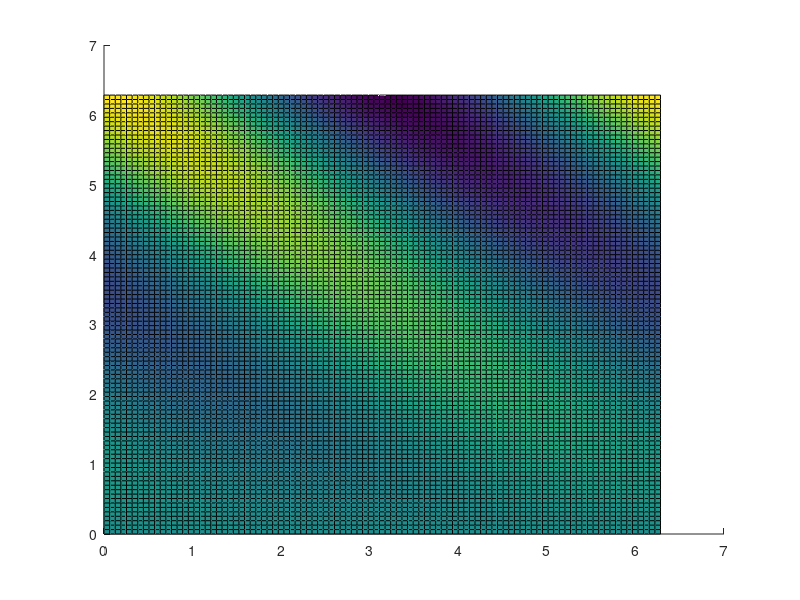

MATLAB code to generate this figure: (Note: this script raises an error after producing the figure.)
% motivatingexp2.m
%%
close all

x = linspace(0,2*pi,100);
y = linspace(0,2*pi,100);
[X,Y] = meshgrid(x,y);
Z = Y.*cos(X+Y)+2*pi;

x_intersect = [2,2];
y_intersect = [0,2*pi];
[X_intersect,Y_intersect] = meshgrid(x_intersect,y_intersect);
Z_intersect = [0,4*pi;0,4*pi];

xb = 2*ones(size(x));
yb = y;
zb = yb.*cos(xb+yb)+2*pi;

figure
hold on
s = surf(X,Y,Z);
s.EdgeColor = 'none';
s.FaceColor = [0,0,0.8];
s.FaceAlpha = 0.2;
s_intersect = surf(X_intersect,Y_intersect,Z_intersect);
s_intersect.EdgeColor = 'none';
s_intersect.FaceColor = [0.8,0,0];
s_intersect.FaceAlpha = 0.2;
plot3(xb,yb,zb,'r-','linewidth',2)
plot3([2,2,2,2],[0,0,2*pi,2*pi],[0*cos(2+0)+2*pi,0,0,2*pi*cos(2+2*pi)+2*pi],'r-','linewidth',2)
grid on
xlabel('$x$', 'interpreter', 'latex')
ylabel('$y$', 'interpreter', 'latex')
zlabel('$z$', 'interpreter', 'latex')
